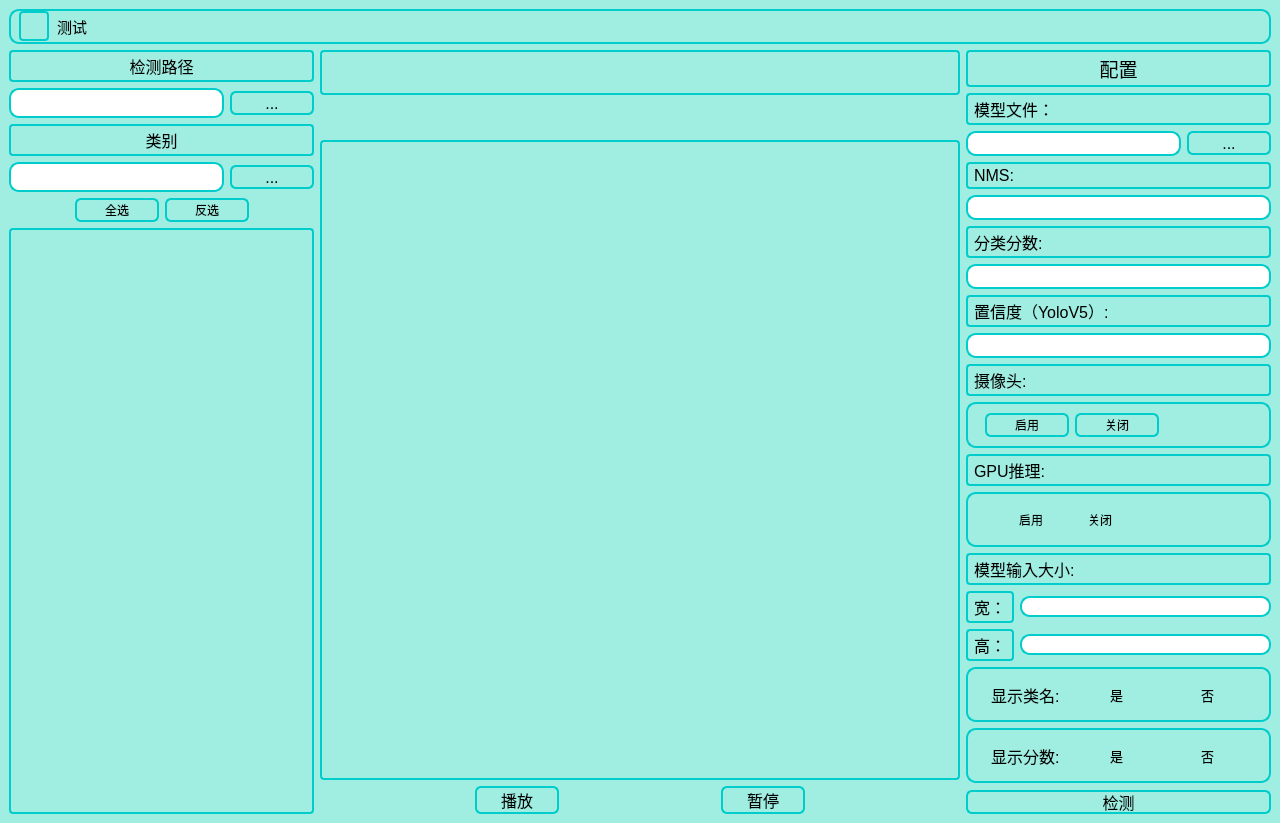
<?xml version="1.0" encoding="UTF-8"?>
<ui version="4.0">
 <class>MainWindow</class>
 <widget class="QMainWindow" name="MainWindow">
  <property name="geometry">
   <rect>
    <x>0</x>
    <y>0</y>
    <width>1280</width>
    <height>823</height>
   </rect>
  </property>
  <property name="minimumSize">
   <size>
    <width>1280</width>
    <height>720</height>
   </size>
  </property>
  <property name="windowTitle">
   <string>MainWindow</string>
  </property>
  <property name="styleSheet">
   <string notr="true">QMainWindow  {
	background-color: rgb(160, 238, 225);
}

QAbstractScrollArea{
	background-color: rgb(160, 238, 225);
}

QScrollArea #scrollAreaWidgetContents
{
    background-color: rgba(255, 255, 255, 0);
}

QCheckBox { 
    border: 1px solid rgb(0, 204, 204); /*设置qcheckbox控件的边框为0px（无边框）*/
    border-radius: 20px; 
    padding: 4px; 
    spacing: 10px; 
} 
QCheckBox::indicator{
border: 0px solid #FFFFFF;
width: 25px;
height: 25px;
}
QCheckBox::indicator:unchecked {
    image: url(:/assets/unchecked.png);
}
/*勾选框选中时的图像*/
QCheckBox::indicator:checked {
    image: url(:/assets/checked.png);
}

/*设置qcheckbox控件中的勾选框的属性*/
QCheckBox::indicator:unchecked:pressed,
QCheckBox::indicator::checked:pressed,
QCheckBox::indicator::indeterminate:pressed{
    border: 1px solid rgb(0, 204, 204);    /*设置矩形部分鼠标按下背景色*/
}
QPushButton {
    border: 2px solid rgb(0, 204, 204);         /* 设置边框粗细、样式、颜色*/
    border-radius: 6px;                /* 设置边框圆角 */
   
    min-width: 80px;                   /* 设置按键的最小宽度 */
    min-height: 20px;
	
}

QPushButton:pressed{                   /* 设置按键按下样式 */
    background-color: rgb(0, 224, 224);
}

QPushButton:hover{
	background-color: rgb(0, 224, 224);
}
QFrame,
QLabel,
QToolTip {
    border: 2px solid rgb(0, 204, 204);
    border-radius: 4px;                  /* 设置边框圆角*/
    padding: 2px;
}

QLineEdit {
    border: 2px solid rgb(0, 204, 204);     /* 设置边框*/
    border-radius: 10px;                   /* 设置边框圆角*/
    padding: 0 8px;                        /* 设置上下填充0，左右填充8*/
    selection-background-color: darkgray;  /* 设置选中文本的背景色*/
}

/* 只读样式*/
QLineEdit:read-only {
    color: rgb(200, 200, 200);
}

QGroupBox {
    border: 2px solid rgb(0, 204, 204);     /* 设置边框*/
    border-radius: 10px;                   /* 设置边框圆角*/
    padding: 0 8px;                        /* 设置上下填充0，左右填充8*/
    selection-background-color: darkgray;  /* 设置选中文本的背景色*/
}

QRadioButton { 
    border: 0px solid rgb(0, 204, 204); /*设置qcheckbox控件的边框为0px（无边框）*/
    border-radius: 20px; 
    padding: 4px; 
    spacing: 5px; 
} 
QRadioButton::indicator{
border: 0px solid #FFFFFF;
width: 25px;
height: 25px;
}
QRadioButton::indicator:unchecked {
    image: url(:/assets/unchecked.png);
}
/*勾选框选中时的图像*/
QRadioButton::indicator:checked {
    image: url(:/assets/checked.png);
}
</string>
  </property>
  <widget class="QWidget" name="centralwidget">
   <layout class="QVBoxLayout" name="verticalLayout_10">
    <item>
     <widget class="QGroupBox" name="titlebar">
      <property name="sizePolicy">
       <sizepolicy hsizetype="Preferred" vsizetype="Fixed">
        <horstretch>0</horstretch>
        <verstretch>0</verstretch>
       </sizepolicy>
      </property>
      <property name="minimumSize">
       <size>
        <width>0</width>
        <height>35</height>
       </size>
      </property>
      <property name="maximumSize">
       <size>
        <width>16777215</width>
        <height>35</height>
       </size>
      </property>
      <property name="contextMenuPolicy">
       <enum>Qt::NoContextMenu</enum>
      </property>
      <property name="alignment">
       <set>Qt::AlignJustify|Qt::AlignTop</set>
      </property>
      <layout class="QHBoxLayout" name="horizontalLayout_14" stretch="1,8,0,1">
       <property name="spacing">
        <number>2</number>
       </property>
       <property name="leftMargin">
        <number>0</number>
       </property>
       <property name="topMargin">
        <number>0</number>
       </property>
       <property name="rightMargin">
        <number>0</number>
       </property>
       <property name="bottomMargin">
        <number>0</number>
       </property>
       <item>
        <widget class="QLabel" name="label_icon">
         <property name="minimumSize">
          <size>
           <width>30</width>
           <height>30</height>
          </size>
         </property>
         <property name="maximumSize">
          <size>
           <width>30</width>
           <height>30</height>
          </size>
         </property>
         <property name="text">
          <string/>
         </property>
         <property name="pixmap">
          <pixmap resource="res.qrc">:/assets/icon.png</pixmap>
         </property>
         <property name="scaledContents">
          <bool>true</bool>
         </property>
        </widget>
       </item>
       <item>
        <widget class="QLabel" name="label_title">
         <property name="minimumSize">
          <size>
           <width>300</width>
           <height>30</height>
          </size>
         </property>
         <property name="font">
          <font>
           <pointsize>11</pointsize>
          </font>
         </property>
         <property name="styleSheet">
          <string notr="true">border:0px
</string>
         </property>
         <property name="text">
          <string>测试</string>
         </property>
        </widget>
       </item>
       <item>
        <spacer name="horizontalSpacer_9">
         <property name="orientation">
          <enum>Qt::Horizontal</enum>
         </property>
         <property name="sizeHint" stdset="0">
          <size>
           <width>40</width>
           <height>20</height>
          </size>
         </property>
        </spacer>
       </item>
       <item>
        <layout class="QHBoxLayout" name="horizontalLayout_13">
         <item>
          <widget class="QPushButton" name="min_btn">
           <property name="sizePolicy">
            <sizepolicy hsizetype="Fixed" vsizetype="Fixed">
             <horstretch>0</horstretch>
             <verstretch>0</verstretch>
            </sizepolicy>
           </property>
           <property name="minimumSize">
            <size>
             <width>80</width>
             <height>20</height>
            </size>
           </property>
           <property name="maximumSize">
            <size>
             <width>40</width>
             <height>30</height>
            </size>
           </property>
           <property name="styleSheet">
            <string notr="true">border:0px;</string>
           </property>
           <property name="text">
            <string/>
           </property>
           <property name="icon">
            <iconset resource="res.qrc">
             <normaloff>:/assets/minimize.png</normaloff>:/assets/minimize.png</iconset>
           </property>
           <property name="iconSize">
            <size>
             <width>40</width>
             <height>40</height>
            </size>
           </property>
          </widget>
         </item>
         <item>
          <widget class="QPushButton" name="max_btn">
           <property name="sizePolicy">
            <sizepolicy hsizetype="Fixed" vsizetype="Fixed">
             <horstretch>0</horstretch>
             <verstretch>0</verstretch>
            </sizepolicy>
           </property>
           <property name="minimumSize">
            <size>
             <width>80</width>
             <height>20</height>
            </size>
           </property>
           <property name="maximumSize">
            <size>
             <width>50</width>
             <height>30</height>
            </size>
           </property>
           <property name="styleSheet">
            <string notr="true">border:0px;</string>
           </property>
           <property name="text">
            <string/>
           </property>
           <property name="icon">
            <iconset resource="res.qrc">
             <normaloff>:/assets/maxmize.png</normaloff>:/assets/maxmize.png</iconset>
           </property>
           <property name="iconSize">
            <size>
             <width>48</width>
             <height>36</height>
            </size>
           </property>
          </widget>
         </item>
         <item>
          <widget class="QPushButton" name="close_btn">
           <property name="sizePolicy">
            <sizepolicy hsizetype="Fixed" vsizetype="Fixed">
             <horstretch>0</horstretch>
             <verstretch>0</verstretch>
            </sizepolicy>
           </property>
           <property name="minimumSize">
            <size>
             <width>80</width>
             <height>20</height>
            </size>
           </property>
           <property name="maximumSize">
            <size>
             <width>50</width>
             <height>30</height>
            </size>
           </property>
           <property name="styleSheet">
            <string notr="true">border:0px;</string>
           </property>
           <property name="text">
            <string/>
           </property>
           <property name="icon">
            <iconset resource="res.qrc">
             <normaloff>:/assets/close.png</normaloff>:/assets/close.png</iconset>
           </property>
           <property name="iconSize">
            <size>
             <width>48</width>
             <height>36</height>
            </size>
           </property>
          </widget>
         </item>
        </layout>
       </item>
      </layout>
     </widget>
    </item>
    <item>
     <layout class="QHBoxLayout" name="horizontalLayout_4">
      <item>
       <layout class="QVBoxLayout" name="verticalLayout">
        <item>
         <widget class="QLabel" name="label_3">
          <property name="font">
           <font>
            <pointsize>12</pointsize>
           </font>
          </property>
          <property name="text">
           <string>检测路径</string>
          </property>
          <property name="alignment">
           <set>Qt::AlignCenter</set>
          </property>
         </widget>
        </item>
        <item>
         <layout class="QHBoxLayout" name="horizontalLayout" stretch="0,1">
          <item>
           <widget class="QLineEdit" name="path_lineEdit">
            <property name="minimumSize">
             <size>
              <width>0</width>
              <height>30</height>
             </size>
            </property>
            <property name="font">
             <font>
              <pointsize>10</pointsize>
             </font>
            </property>
            <property name="styleSheet">
             <string notr="true">

    border: 2px solid rgb(0, 204, 204);     /* 设置边框*/
    border-radius: 1px;                   /* 设置边框圆角*/
    padding: 0 8px;                        /* 设置上下填充0，左右填充8*/
    selection-background-color: darkgray;  /* 设置选中文本的背景</string>
            </property>
           </widget>
          </item>
          <item>
           <widget class="QPushButton" name="document_btn">
            <property name="minimumSize">
             <size>
              <width>84</width>
              <height>24</height>
             </size>
            </property>
            <property name="maximumSize">
             <size>
              <width>50</width>
              <height>16777215</height>
             </size>
            </property>
            <property name="font">
             <font>
              <pointsize>12</pointsize>
             </font>
            </property>
            <property name="text">
             <string>...</string>
            </property>
            <property name="autoDefault">
             <bool>false</bool>
            </property>
            <property name="flat">
             <bool>true</bool>
            </property>
           </widget>
          </item>
         </layout>
        </item>
        <item>
         <widget class="QLabel" name="label">
          <property name="font">
           <font>
            <pointsize>12</pointsize>
           </font>
          </property>
          <property name="text">
           <string>类别</string>
          </property>
          <property name="alignment">
           <set>Qt::AlignCenter</set>
          </property>
         </widget>
        </item>
        <item>
         <layout class="QHBoxLayout" name="horizontalLayout_12">
          <item>
           <widget class="QLineEdit" name="classpath_lineEdit">
            <property name="minimumSize">
             <size>
              <width>0</width>
              <height>30</height>
             </size>
            </property>
            <property name="font">
             <font>
              <pointsize>10</pointsize>
             </font>
            </property>
            <property name="styleSheet">
             <string notr="true">

    border: 2px solid rgb(0, 204, 204);     /* 设置边框*/
    border-radius: 1px;                   /* 设置边框圆角*/
    padding: 0 8px;                        /* 设置上下填充0，左右填充8*/
    selection-background-color: darkgray;  /* 设置选中文本的背景</string>
            </property>
           </widget>
          </item>
          <item>
           <widget class="QPushButton" name="classdocument_btn">
            <property name="minimumSize">
             <size>
              <width>84</width>
              <height>24</height>
             </size>
            </property>
            <property name="maximumSize">
             <size>
              <width>50</width>
              <height>16777215</height>
             </size>
            </property>
            <property name="font">
             <font>
              <pointsize>12</pointsize>
             </font>
            </property>
            <property name="text">
             <string>...</string>
            </property>
            <property name="autoDefault">
             <bool>false</bool>
            </property>
            <property name="flat">
             <bool>true</bool>
            </property>
           </widget>
          </item>
         </layout>
        </item>
        <item>
         <layout class="QHBoxLayout" name="horizontalLayout_3">
          <item>
           <spacer name="horizontalSpacer">
            <property name="orientation">
             <enum>Qt::Horizontal</enum>
            </property>
            <property name="sizeHint" stdset="0">
             <size>
              <width>40</width>
              <height>20</height>
             </size>
            </property>
           </spacer>
          </item>
          <item>
           <widget class="QPushButton" name="select_btn">
            <property name="text">
             <string>全选</string>
            </property>
           </widget>
          </item>
          <item>
           <widget class="QPushButton" name="reselect_btn">
            <property name="text">
             <string>反选</string>
            </property>
           </widget>
          </item>
          <item>
           <spacer name="horizontalSpacer_2">
            <property name="orientation">
             <enum>Qt::Horizontal</enum>
            </property>
            <property name="sizeHint" stdset="0">
             <size>
              <width>40</width>
              <height>20</height>
             </size>
            </property>
           </spacer>
          </item>
         </layout>
        </item>
        <item>
         <widget class="QTableWidget" name="tableWidget">
          <attribute name="horizontalHeaderMinimumSectionSize">
           <number>200</number>
          </attribute>
          <attribute name="horizontalHeaderDefaultSectionSize">
           <number>250</number>
          </attribute>
         </widget>
        </item>
       </layout>
      </item>
      <item>
       <layout class="QVBoxLayout" name="verticalLayout_9">
        <item>
         <widget class="QLabel" name="information_label">
          <property name="minimumSize">
           <size>
            <width>0</width>
            <height>45</height>
           </size>
          </property>
          <property name="text">
           <string/>
          </property>
         </widget>
        </item>
        <item>
         <spacer name="verticalSpacer_2">
          <property name="orientation">
           <enum>Qt::Vertical</enum>
          </property>
          <property name="sizeHint" stdset="0">
           <size>
            <width>20</width>
            <height>40</height>
           </size>
          </property>
         </spacer>
        </item>
        <item>
         <widget class="DisplayView" name="graphicsView">
          <property name="minimumSize">
           <size>
            <width>640</width>
            <height>640</height>
           </size>
          </property>
          <property name="maximumSize">
           <size>
            <width>9999</width>
            <height>9999</height>
           </size>
          </property>
         </widget>
        </item>
        <item>
         <layout class="QHBoxLayout" name="horizontalLayout_11">
          <item>
           <spacer name="horizontalSpacer_6">
            <property name="orientation">
             <enum>Qt::Horizontal</enum>
            </property>
            <property name="sizeHint" stdset="0">
             <size>
              <width>40</width>
              <height>20</height>
             </size>
            </property>
           </spacer>
          </item>
          <item>
           <widget class="QPushButton" name="start_btn">
            <property name="font">
             <font>
              <pointsize>12</pointsize>
             </font>
            </property>
            <property name="text">
             <string>播放</string>
            </property>
           </widget>
          </item>
          <item>
           <spacer name="horizontalSpacer_5">
            <property name="orientation">
             <enum>Qt::Horizontal</enum>
            </property>
            <property name="sizeHint" stdset="0">
             <size>
              <width>40</width>
              <height>20</height>
             </size>
            </property>
           </spacer>
          </item>
          <item>
           <widget class="QPushButton" name="stop_btn">
            <property name="font">
             <font>
              <pointsize>12</pointsize>
             </font>
            </property>
            <property name="text">
             <string>暂停</string>
            </property>
           </widget>
          </item>
          <item>
           <spacer name="horizontalSpacer_7">
            <property name="orientation">
             <enum>Qt::Horizontal</enum>
            </property>
            <property name="sizeHint" stdset="0">
             <size>
              <width>40</width>
              <height>20</height>
             </size>
            </property>
           </spacer>
          </item>
         </layout>
        </item>
       </layout>
      </item>
      <item>
       <layout class="QVBoxLayout" name="verticalLayout_5">
        <item>
         <widget class="QLabel" name="label_2">
          <property name="font">
           <font>
            <pointsize>14</pointsize>
           </font>
          </property>
          <property name="text">
           <string>配置</string>
          </property>
          <property name="alignment">
           <set>Qt::AlignCenter</set>
          </property>
         </widget>
        </item>
        <item>
         <layout class="QVBoxLayout" name="verticalLayout_3">
          <item>
           <widget class="QLabel" name="label_4">
            <property name="font">
             <font>
              <pointsize>12</pointsize>
             </font>
            </property>
            <property name="text">
             <string>模型文件：</string>
            </property>
           </widget>
          </item>
          <item>
           <layout class="QHBoxLayout" name="horizontalLayout_2">
            <item>
             <widget class="QLineEdit" name="model_lineEdit">
              <property name="minimumSize">
               <size>
                <width>0</width>
                <height>25</height>
               </size>
              </property>
              <property name="font">
               <font>
                <pointsize>10</pointsize>
               </font>
              </property>
             </widget>
            </item>
            <item>
             <widget class="QPushButton" name="model_btn">
              <property name="minimumSize">
               <size>
                <width>84</width>
                <height>24</height>
               </size>
              </property>
              <property name="maximumSize">
               <size>
                <width>50</width>
                <height>16777215</height>
               </size>
              </property>
              <property name="font">
               <font>
                <pointsize>12</pointsize>
               </font>
              </property>
              <property name="text">
               <string>...</string>
              </property>
              <property name="autoDefault">
               <bool>true</bool>
              </property>
              <property name="flat">
               <bool>true</bool>
              </property>
             </widget>
            </item>
           </layout>
          </item>
         </layout>
        </item>
        <item>
         <layout class="QVBoxLayout" name="verticalLayout_2">
          <item>
           <widget class="QLabel" name="label_5">
            <property name="font">
             <font>
              <pointsize>12</pointsize>
             </font>
            </property>
            <property name="text">
             <string>NMS:</string>
            </property>
           </widget>
          </item>
          <item>
           <widget class="QLineEdit" name="nms_lineEdit">
            <property name="minimumSize">
             <size>
              <width>0</width>
              <height>25</height>
             </size>
            </property>
            <property name="font">
             <font>
              <pointsize>10</pointsize>
             </font>
            </property>
           </widget>
          </item>
         </layout>
        </item>
        <item>
         <layout class="QVBoxLayout" name="verticalLayout_4">
          <item>
           <widget class="QLabel" name="label_6">
            <property name="font">
             <font>
              <pointsize>12</pointsize>
             </font>
            </property>
            <property name="text">
             <string>分类分数:</string>
            </property>
           </widget>
          </item>
          <item>
           <widget class="QLineEdit" name="score_lineEdit">
            <property name="minimumSize">
             <size>
              <width>0</width>
              <height>25</height>
             </size>
            </property>
            <property name="font">
             <font>
              <pointsize>10</pointsize>
             </font>
            </property>
           </widget>
          </item>
          <item>
           <widget class="QLabel" name="label_7">
            <property name="font">
             <font>
              <pointsize>12</pointsize>
             </font>
            </property>
            <property name="text">
             <string>置信度（YoloV5）:</string>
            </property>
           </widget>
          </item>
          <item>
           <widget class="QLineEdit" name="conf_lineEdit">
            <property name="minimumSize">
             <size>
              <width>0</width>
              <height>25</height>
             </size>
            </property>
            <property name="font">
             <font>
              <pointsize>10</pointsize>
             </font>
            </property>
           </widget>
          </item>
          <item>
           <layout class="QVBoxLayout" name="verticalLayout_6">
            <item>
             <widget class="QLabel" name="label_8">
              <property name="font">
               <font>
                <pointsize>12</pointsize>
               </font>
              </property>
              <property name="text">
               <string>摄像头:</string>
              </property>
             </widget>
            </item>
            <item>
             <widget class="QGroupBox" name="cam_groupbox">
              <layout class="QHBoxLayout" name="horizontalLayout_5">
               <item>
                <widget class="QPushButton" name="opencam_btn">
                 <property name="text">
                  <string>启用</string>
                 </property>
                </widget>
               </item>
               <item>
                <widget class="QPushButton" name="closecam_btn">
                 <property name="text">
                  <string>关闭</string>
                 </property>
                </widget>
               </item>
               <item>
                <spacer name="horizontalSpacer_3">
                 <property name="orientation">
                  <enum>Qt::Horizontal</enum>
                 </property>
                 <property name="sizeHint" stdset="0">
                  <size>
                   <width>40</width>
                   <height>20</height>
                  </size>
                 </property>
                </spacer>
               </item>
              </layout>
             </widget>
            </item>
           </layout>
          </item>
          <item>
           <layout class="QVBoxLayout" name="verticalLayout_7">
            <item>
             <widget class="QLabel" name="label_9">
              <property name="font">
               <font>
                <pointsize>12</pointsize>
               </font>
              </property>
              <property name="text">
               <string>GPU推理:</string>
              </property>
             </widget>
            </item>
            <item>
             <widget class="QGroupBox" name="gpu_groupBox">
              <layout class="QHBoxLayout" name="horizontalLayout_6">
               <item>
                <widget class="QRadioButton" name="opengpu_btn">
                 <property name="text">
                  <string>启用</string>
                 </property>
                </widget>
               </item>
               <item>
                <widget class="QRadioButton" name="closegpu_btn">
                 <property name="text">
                  <string>关闭</string>
                 </property>
                </widget>
               </item>
               <item>
                <spacer name="horizontalSpacer_4">
                 <property name="orientation">
                  <enum>Qt::Horizontal</enum>
                 </property>
                 <property name="sizeHint" stdset="0">
                  <size>
                   <width>40</width>
                   <height>20</height>
                  </size>
                 </property>
                </spacer>
               </item>
              </layout>
             </widget>
            </item>
           </layout>
          </item>
          <item>
           <layout class="QVBoxLayout" name="verticalLayout_8">
            <item>
             <widget class="QLabel" name="label_10">
              <property name="font">
               <font>
                <pointsize>12</pointsize>
               </font>
              </property>
              <property name="text">
               <string>模型输入大小:</string>
              </property>
             </widget>
            </item>
            <item>
             <layout class="QHBoxLayout" name="horizontalLayout_8">
              <item>
               <widget class="QLabel" name="label_11">
                <property name="font">
                 <font>
                  <pointsize>12</pointsize>
                 </font>
                </property>
                <property name="text">
                 <string>宽：</string>
                </property>
               </widget>
              </item>
              <item>
               <widget class="QLineEdit" name="inpwid_lineEdit">
                <property name="font">
                 <font>
                  <pointsize>10</pointsize>
                 </font>
                </property>
               </widget>
              </item>
             </layout>
            </item>
            <item>
             <layout class="QHBoxLayout" name="horizontalLayout_7">
              <item>
               <widget class="QLabel" name="label_12">
                <property name="font">
                 <font>
                  <pointsize>12</pointsize>
                 </font>
                </property>
                <property name="text">
                 <string>高：</string>
                </property>
               </widget>
              </item>
              <item>
               <widget class="QLineEdit" name="inphei_lineEdit">
                <property name="font">
                 <font>
                  <pointsize>10</pointsize>
                 </font>
                </property>
               </widget>
              </item>
             </layout>
            </item>
           </layout>
          </item>
          <item>
           <widget class="QGroupBox" name="displayclass_groupbox">
            <layout class="QHBoxLayout" name="horizontalLayout_9">
             <item>
              <widget class="QLabel" name="label_13">
               <property name="font">
                <font>
                 <pointsize>12</pointsize>
                </font>
               </property>
               <property name="styleSheet">
                <string notr="true">border:0px</string>
               </property>
               <property name="text">
                <string>显示类名:</string>
               </property>
              </widget>
             </item>
             <item>
              <widget class="QRadioButton" name="tclsname_btn">
               <property name="font">
                <font>
                 <pointsize>10</pointsize>
                </font>
               </property>
               <property name="text">
                <string>是 </string>
               </property>
              </widget>
             </item>
             <item>
              <widget class="QRadioButton" name="fclsname_btn">
               <property name="font">
                <font>
                 <pointsize>10</pointsize>
                </font>
               </property>
               <property name="text">
                <string>否</string>
               </property>
              </widget>
             </item>
            </layout>
           </widget>
          </item>
          <item>
           <widget class="QGroupBox" name="displayscore_groupbox">
            <layout class="QHBoxLayout" name="horizontalLayout_10">
             <item>
              <widget class="QLabel" name="label_14">
               <property name="font">
                <font>
                 <pointsize>12</pointsize>
                </font>
               </property>
               <property name="styleSheet">
                <string notr="true">border:0px</string>
               </property>
               <property name="text">
                <string>显示分数:</string>
               </property>
              </widget>
             </item>
             <item>
              <widget class="QRadioButton" name="tscore_btn">
               <property name="font">
                <font>
                 <pointsize>10</pointsize>
                </font>
               </property>
               <property name="text">
                <string>是</string>
               </property>
              </widget>
             </item>
             <item>
              <widget class="QRadioButton" name="fscore_btn">
               <property name="font">
                <font>
                 <pointsize>10</pointsize>
                </font>
               </property>
               <property name="text">
                <string>否</string>
               </property>
              </widget>
             </item>
            </layout>
           </widget>
          </item>
          <item>
           <spacer name="verticalSpacer">
            <property name="orientation">
             <enum>Qt::Vertical</enum>
            </property>
            <property name="sizeHint" stdset="0">
             <size>
              <width>20</width>
              <height>40</height>
             </size>
            </property>
           </spacer>
          </item>
         </layout>
        </item>
        <item>
         <widget class="QPushButton" name="detect_btn">
          <property name="minimumSize">
           <size>
            <width>84</width>
            <height>24</height>
           </size>
          </property>
          <property name="font">
           <font>
            <pointsize>12</pointsize>
           </font>
          </property>
          <property name="text">
           <string>检测</string>
          </property>
         </widget>
        </item>
       </layout>
      </item>
     </layout>
    </item>
   </layout>
  </widget>
 </widget>
 <customwidgets>
  <customwidget>
   <class>DisplayView</class>
   <extends>QGraphicsView</extends>
   <header>displayview.h</header>
  </customwidget>
 </customwidgets>
 <resources>
  <include location="res.qrc"/>
 </resources>
 <connections/>
</ui>
